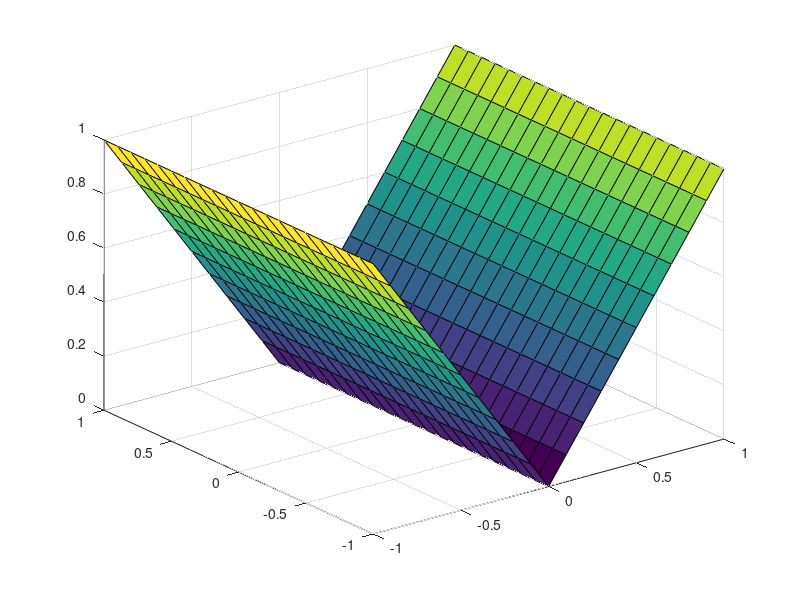
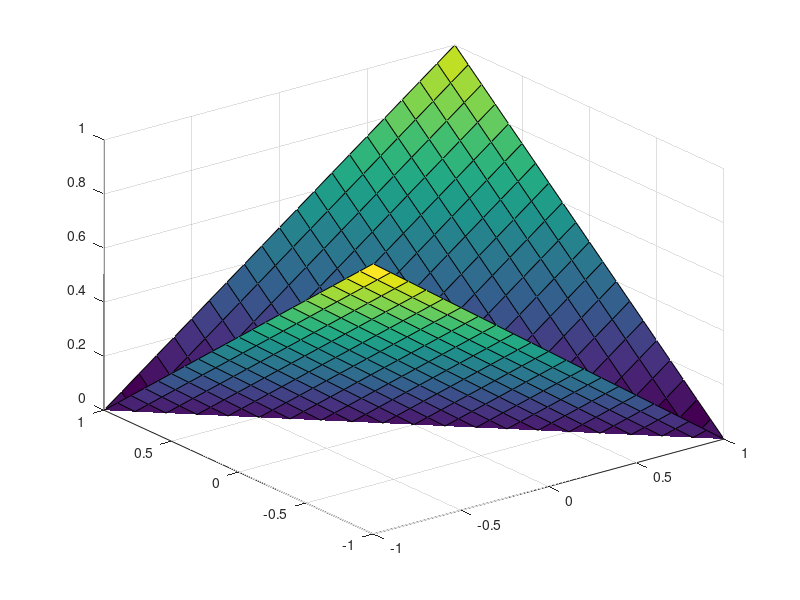

The MATLAB source for these figures, in order:
x = -1:0.1:1;
y = -1:0.1:1;

f = @(x,y) abs(x);
ft = @(u,v) f((u+v)/2, (u-v)/2);

[X,Y] = meshgrid(x,y);
Z = f(X,Y);
Zt = ft(X,Y);

figure(1);
surf(X,Y,Z);
figure(2)
surf(X,Y,Zt);